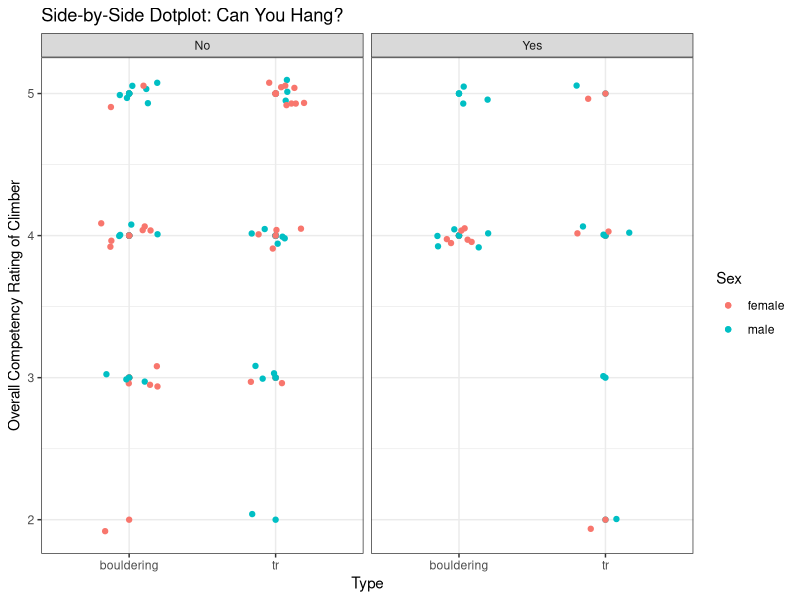
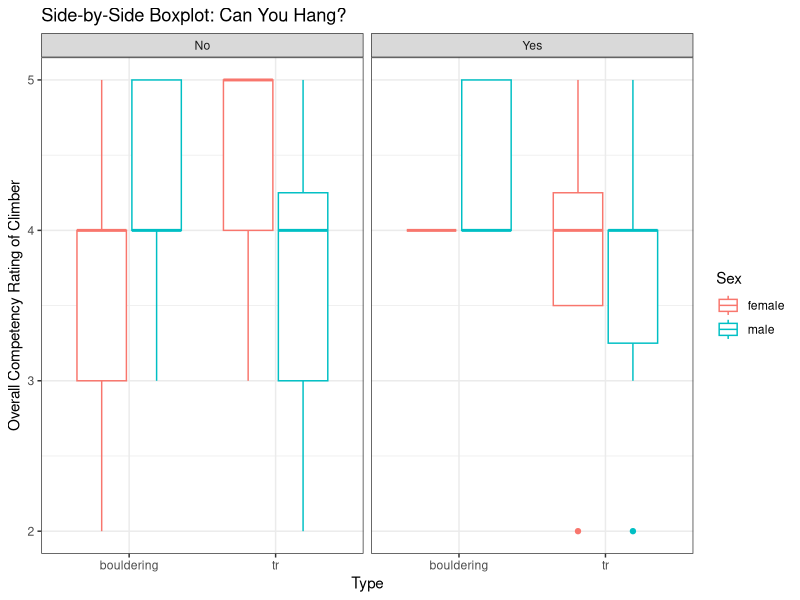
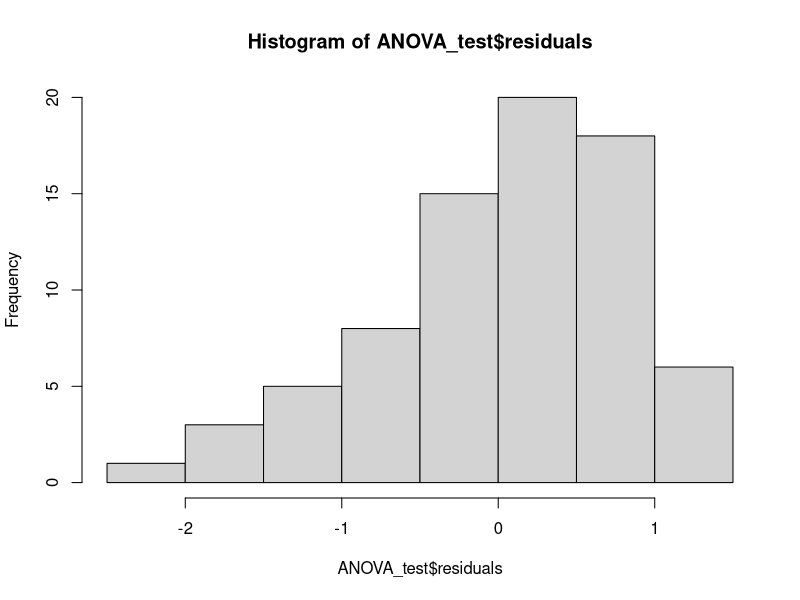
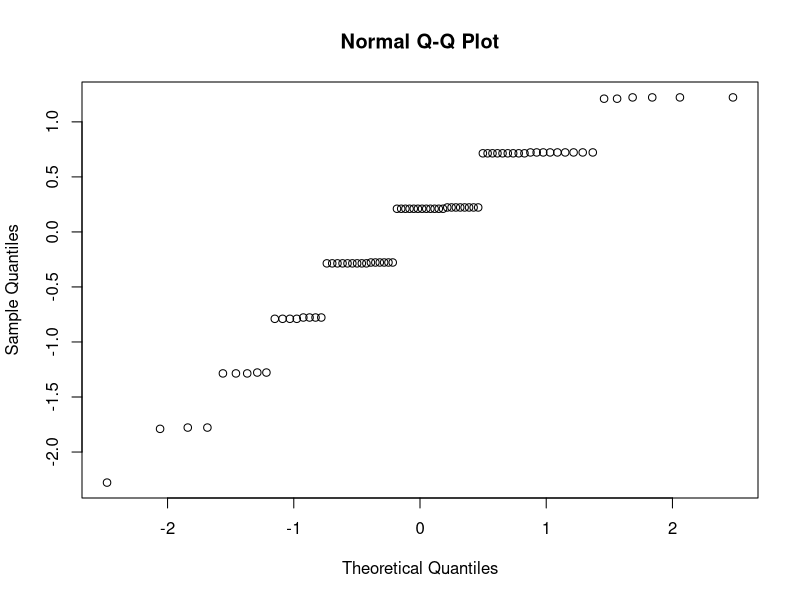

Here is the R script that generated these plots, in order: (Note: this script raises an error after producing the figures.)
## ---- chunk 1
knitr::opts_chunk$set(echo = TRUE, fig.width = 5, fig.height = 4, fig.align = 'center')

library(tidyverse)
library(gridExtra)
library(gdata)

# import Qualtrics data 
mp2data <- read_csv("mp2data.csv")
## ---- chunk 2
# data cleaning 
mp2data <- mp2data[-c(1, 2), ]
mp2data <- mp2data %>% 
  select(Finished, ResponseId, Q2, Q3, Q4, Q6, type, sex, climber) %>% 
  filter( 
    Finished != FALSE, 
    Q2 != "No",
    Q3 != "No, I Do Not Consent" 
    ) %>% 
  select(ResponseId, Q4, Q6, type, sex) %>% 
  mutate(type = tolower(type)) %>% 
  mutate(Q6 = as.numeric(Q6))

mp2data <- rename.vars(mp2data, from = c("Q4", "Q6", "type", "sex"),
         to = c("Climber", "Rating", "Type", "Sex"))
## ---- chunk 3
# starter plot
ggplot(mp2data, aes(x = Type, y = Rating, color = Sex)) +
  geom_point() + 
  geom_jitter(width = 0.2, height = 0.1) +
  facet_wrap(~ Climber) +
  labs(title = "Side-by-Side Dotplot: Can You Hang?", y  = "Overall Competency Rating of Climber") + 
  theme_bw()
## ---- chunk 4
# starter plot
ggplot(mp2data, aes(x = Type, y = as.numeric(Rating), color = Sex)) +
  geom_boxplot() + 
  facet_wrap(~ Climber) +
  labs(title = "Side-by-Side Boxplot: Can You Hang?", y  = "Overall Competency Rating of Climber") + 
  theme_bw()
## ---- chunk 5
# anova data set
simple_data <- mp2data[-c(1)]
write_csv(simple_data, "simple_data.csv")
## ---- chunk 6
#ANOVA
ANOVA_test <- lm(Rating ~ Type * Sex, data = simple_data)
anova(ANOVA_test)
## ---- chunk 7
hist(ANOVA_test$residuals)
## ---- chunk 8
qqnorm(ANOVA_test$residuals)
## ---- chunk 9
favstats(Rating ~ Sex|Type, data = simple_data)
## ---- chunk 10
# second ANOVA 
mod2 <- lm(Rating ~ Type * Sex * Climber, data = simple_data)
anova(mod2)
## ---- chunk 11
hist(mod2$residuals)
qqnorm(mod2$residuals)
